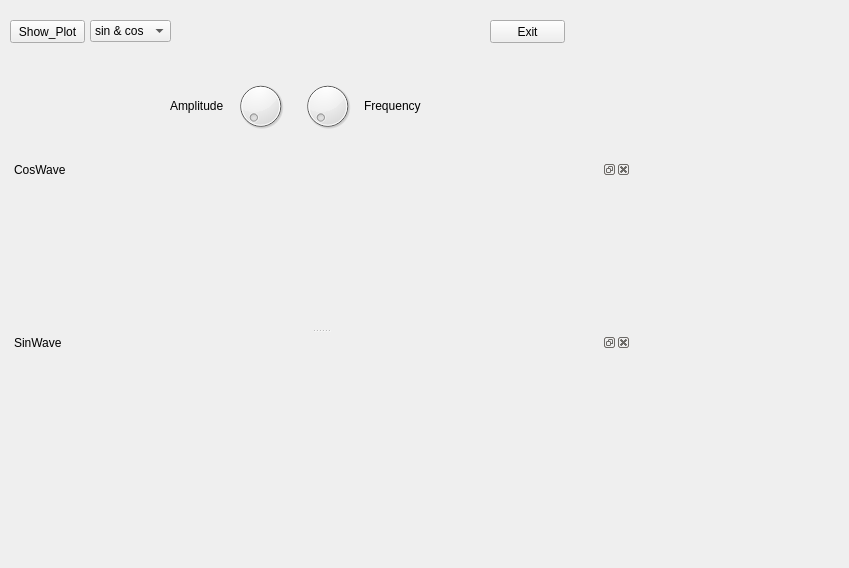
<?xml version="1.0" encoding="UTF-8"?>
<ui version="4.0">
 <class>Form</class>
 <widget class="QWidget" name="Form">
  <property name="geometry">
   <rect>
    <x>0</x>
    <y>0</y>
    <width>849</width>
    <height>568</height>
   </rect>
  </property>
  <property name="windowTitle">
   <string>Form</string>
  </property>
  <widget class="QPushButton" name="pushButton">
   <property name="geometry">
    <rect>
     <x>10</x>
     <y>20</y>
     <width>75</width>
     <height>23</height>
    </rect>
   </property>
   <property name="text">
    <string>Show_Plot</string>
   </property>
  </widget>
  <widget class="QComboBox" name="comboBox">
   <property name="geometry">
    <rect>
     <x>90</x>
     <y>20</y>
     <width>81</width>
     <height>22</height>
    </rect>
   </property>
   <property name="layoutDirection">
    <enum>Qt::LeftToRight</enum>
   </property>
   <property name="locale">
    <locale language="English" country="UnitedStates"/>
   </property>
   <item>
    <property name="text">
     <string>sin &amp; cos</string>
    </property>
   </item>
  </widget>
  <widget class="QPushButton" name="pushButton_2">
   <property name="geometry">
    <rect>
     <x>490</x>
     <y>20</y>
     <width>75</width>
     <height>23</height>
    </rect>
   </property>
   <property name="text">
    <string>Exit</string>
   </property>
  </widget>
  <widget class="QSplitter" name="splitter">
   <property name="geometry">
    <rect>
     <x>10</x>
     <y>160</y>
     <width>621</width>
     <height>341</height>
    </rect>
   </property>
   <property name="orientation">
    <enum>Qt::Vertical</enum>
   </property>
   <widget class="QDockWidget" name="dockWidget_2">
    <property name="windowTitle">
     <string>CosWave</string>
    </property>
    <widget class="QWidget" name="dockWidgetContents_2"/>
   </widget>
   <widget class="QDockWidget" name="dockWidget">
    <property name="acceptDrops">
     <bool>true</bool>
    </property>
    <property name="layoutDirection">
     <enum>Qt::LeftToRight</enum>
    </property>
    <property name="autoFillBackground">
     <bool>true</bool>
    </property>
    <property name="floating">
     <bool>false</bool>
    </property>
    <property name="windowTitle">
     <string>SinWave</string>
    </property>
    <widget class="QWidget" name="dockWidgetContents"/>
   </widget>
  </widget>
  <widget class="QWidget" name="layoutWidget">
   <property name="geometry">
    <rect>
     <x>170</x>
     <y>80</y>
     <width>251</width>
     <height>52</height>
    </rect>
   </property>
   <layout class="QHBoxLayout" name="horizontalLayout">
    <item>
     <widget class="QLabel" name="label">
      <property name="text">
       <string>Amplitude</string>
      </property>
     </widget>
    </item>
    <item>
     <widget class="QDial" name="dial">
      <property name="minimum">
       <number>5</number>
      </property>
      <property name="maximum">
       <number>200</number>
      </property>
      <property name="singleStep">
       <number>5</number>
      </property>
     </widget>
    </item>
    <item>
     <widget class="QDial" name="dial_2">
      <property name="minimum">
       <number>100</number>
      </property>
      <property name="maximum">
       <number>20000</number>
      </property>
      <property name="singleStep">
       <number>100</number>
      </property>
     </widget>
    </item>
    <item>
     <widget class="QLabel" name="label_2">
      <property name="text">
       <string>Frequency</string>
      </property>
     </widget>
    </item>
   </layout>
  </widget>
 </widget>
 <resources/>
 <connections>
  <connection>
   <sender>dial</sender>
   <signal>valueChanged(int)</signal>
   <receiver>pushButton</receiver>
   <slot>click()</slot>
   <hints>
    <hint type="sourcelabel">
     <x>257</x>
     <y>93</y>
    </hint>
    <hint type="destinationlabel">
     <x>34</x>
     <y>35</y>
    </hint>
   </hints>
  </connection>
  <connection>
   <sender>dial_2</sender>
   <signal>valueChanged(int)</signal>
   <receiver>pushButton</receiver>
   <slot>click()</slot>
   <hints>
    <hint type="sourcelabel">
     <x>344</x>
     <y>103</y>
    </hint>
    <hint type="destinationlabel">
     <x>46</x>
     <y>38</y>
    </hint>
   </hints>
  </connection>
 </connections>
</ui>
